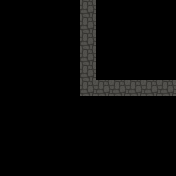

Below is a game level as drawn by its tile map, then a one-line description and the .tmx file that defines it, in full:
An orthogonal 11x11 tile map with 16x16 px tiles, 3 tile layers (Path, Wall, Interact).

<map version="1.0" tiledversion="2017.06.27" orientation="orthogonal" renderorder="right-down" width="11" height="11" tilewidth="16" tileheight="16" nextobjectid="7">
 <properties>
  <property name="Connect_Bottom" type="bool" value="false" />
  <property name="Connect_Left" type="bool" value="false" />
  <property name="Connect_Right" type="bool" value="true" />
  <property name="Connect_Top" type="bool" value="true" />
 </properties>
 <tileset firstgid="1" name="tiles0" tilewidth="16" tileheight="16" tilecount="64" columns="16">
  <image source="./Tilesets/tiles0.png" width="256" height="64" />
 </tileset>
 <layer name="Path" width="11" height="11">
  <data encoding="csv">
0,0,0,0,0,2,0,0,0,0,0,
0,0,0,0,0,2,0,0,0,0,0,
0,0,0,0,0,2,0,0,0,0,0,
0,0,0,0,0,2,0,0,0,0,0,
0,0,0,0,0,2,0,0,0,0,0,
0,0,0,0,0,2,2,2,2,2,2,
0,0,0,0,0,0,0,0,0,0,0,
0,0,0,0,0,0,0,0,0,0,0,
0,0,0,0,0,0,0,0,0,0,0,
0,0,0,0,0,0,0,0,0,0,0,
0,0,0,0,0,0,0,0,0,0,0
</data>
 </layer>
 <layer name="Wall" width="11" height="11">
  <data encoding="csv">
0,0,0,0,0,0,0,0,0,0,0,
0,0,0,0,0,0,0,0,0,0,0,
0,0,0,0,0,0,0,0,0,0,0,
0,0,0,0,0,0,0,0,0,0,0,
0,0,0,0,0,0,0,0,0,0,0,
0,0,0,0,0,0,0,0,0,0,0,
0,0,0,0,0,0,0,0,0,0,0,
0,0,0,0,0,0,0,0,0,0,0,
0,0,0,0,0,0,0,0,0,0,0,
0,0,0,0,0,0,0,0,0,0,0,
0,0,0,0,0,0,0,0,0,0,0
</data>
 </layer>
 <layer name="Interact" width="11" height="11">
  <data encoding="csv">
0,0,0,0,0,0,0,0,0,0,0,
0,0,0,0,0,0,0,0,0,0,0,
0,0,0,0,0,0,0,0,0,0,0,
0,0,0,0,0,0,0,0,0,0,0,
0,0,0,0,0,0,0,0,0,0,0,
0,0,0,0,0,0,0,0,0,0,0,
0,0,0,0,0,0,0,0,0,0,0,
0,0,0,0,0,0,0,0,0,0,0,
0,0,0,0,0,0,0,0,0,0,0,
0,0,0,0,0,0,0,0,0,0,0,
0,0,0,0,0,0,0,0,0,0,0
</data>
 </layer>
 <objectgroup name="Events" />
</map>
